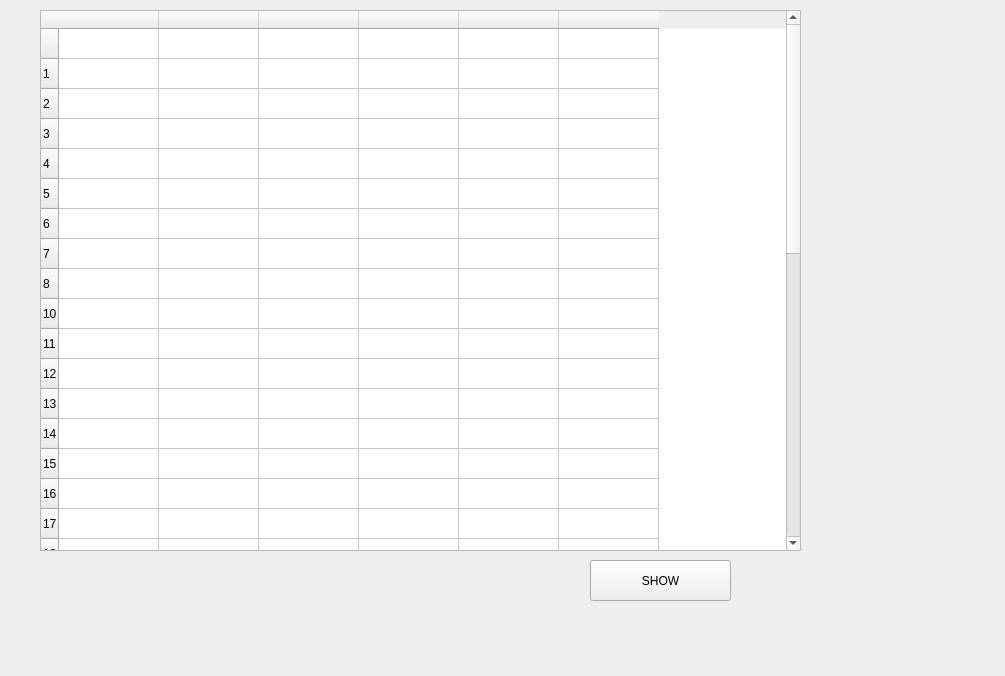
<?xml version="1.0" encoding="UTF-8"?>
<ui version="4.0">
 <class>Form_show_all_product</class>
 <widget class="QWidget" name="Form_show_all_product">
  <property name="geometry">
   <rect>
    <x>0</x>
    <y>0</y>
    <width>1005</width>
    <height>676</height>
   </rect>
  </property>
  <property name="windowTitle">
   <string>Form</string>
  </property>
  <widget class="QTableWidget" name="tableWidget">
   <property name="geometry">
    <rect>
     <x>40</x>
     <y>10</y>
     <width>761</width>
     <height>541</height>
    </rect>
   </property>
   <row>
    <property name="text">
     <string/>
    </property>
   </row>
   <row>
    <property name="text">
     <string>1</string>
    </property>
   </row>
   <row>
    <property name="text">
     <string>2</string>
    </property>
   </row>
   <row>
    <property name="text">
     <string>3</string>
    </property>
   </row>
   <row>
    <property name="text">
     <string>4</string>
    </property>
   </row>
   <row>
    <property name="text">
     <string>5</string>
    </property>
   </row>
   <row>
    <property name="text">
     <string>6</string>
    </property>
   </row>
   <row>
    <property name="text">
     <string>7</string>
    </property>
   </row>
   <row>
    <property name="text">
     <string>8</string>
    </property>
   </row>
   <row>
    <property name="text">
     <string>10</string>
    </property>
   </row>
   <row>
    <property name="text">
     <string>11</string>
    </property>
   </row>
   <row>
    <property name="text">
     <string>12</string>
    </property>
   </row>
   <row>
    <property name="text">
     <string>13</string>
    </property>
   </row>
   <row>
    <property name="text">
     <string>14</string>
    </property>
   </row>
   <row>
    <property name="text">
     <string>15</string>
    </property>
   </row>
   <row>
    <property name="text">
     <string>16</string>
    </property>
   </row>
   <row>
    <property name="text">
     <string>17</string>
    </property>
   </row>
   <row>
    <property name="text">
     <string>18</string>
    </property>
   </row>
   <row>
    <property name="text">
     <string>20</string>
    </property>
   </row>
   <row>
    <property name="text">
     <string>21</string>
    </property>
   </row>
   <row>
    <property name="text">
     <string>22</string>
    </property>
   </row>
   <row>
    <property name="text">
     <string>23</string>
    </property>
   </row>
   <row>
    <property name="text">
     <string>24</string>
    </property>
   </row>
   <row>
    <property name="text">
     <string>25</string>
    </property>
   </row>
   <row>
    <property name="text">
     <string>26</string>
    </property>
   </row>
   <row>
    <property name="text">
     <string>27</string>
    </property>
   </row>
   <row>
    <property name="text">
     <string>28</string>
    </property>
   </row>
   <row>
    <property name="text">
     <string>29</string>
    </property>
   </row>
   <row>
    <property name="text">
     <string>30</string>
    </property>
   </row>
   <row>
    <property name="text">
     <string>32</string>
    </property>
   </row>
   <row>
    <property name="text">
     <string>33</string>
    </property>
   </row>
   <row>
    <property name="text">
     <string>2</string>
    </property>
   </row>
   <row>
    <property name="text">
     <string>34</string>
    </property>
   </row>
   <row>
    <property name="text">
     <string>35</string>
    </property>
   </row>
   <row>
    <property name="text">
     <string>36</string>
    </property>
   </row>
   <row>
    <property name="text">
     <string>37</string>
    </property>
   </row>
   <row>
    <property name="text">
     <string>38</string>
    </property>
   </row>
   <row>
    <property name="text">
     <string>40</string>
    </property>
   </row>
   <column>
    <property name="text">
     <string/>
    </property>
   </column>
   <column>
    <property name="text">
     <string/>
    </property>
   </column>
   <column>
    <property name="text">
     <string/>
    </property>
   </column>
   <column>
    <property name="text">
     <string/>
    </property>
   </column>
   <column>
    <property name="text">
     <string/>
    </property>
   </column>
   <column>
    <property name="text">
     <string/>
    </property>
   </column>
  </widget>
  <widget class="QPushButton" name="pushButton">
   <property name="geometry">
    <rect>
     <x>590</x>
     <y>560</y>
     <width>141</width>
     <height>41</height>
    </rect>
   </property>
   <property name="text">
    <string>SHOW</string>
   </property>
  </widget>
 </widget>
 <resources/>
 <connections/>
</ui>
